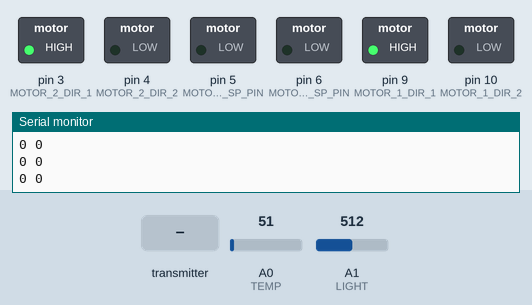
A sketch run on a simulated Arduino Uno, built with avr-gcc and run on an emulated ATmega328P. Parts: switched loads named in the sketch (green lamp = pin HIGH), the last lines printed to the serial monitor. Inputs (shaded band) come from the test bench; at power-on: A0 (TEMP) = 51, A1 (LIGHT) = 512. No radio packets arrive unless stated.

Above: at 1.2 s.
1.3 s: the transmitter starts sending controls.0 = 0
At 1.9 s:
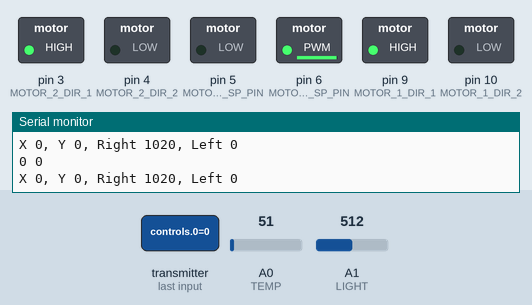
2.8 s: the transmitter starts sending controls.1 = 256
At 4.0 s:
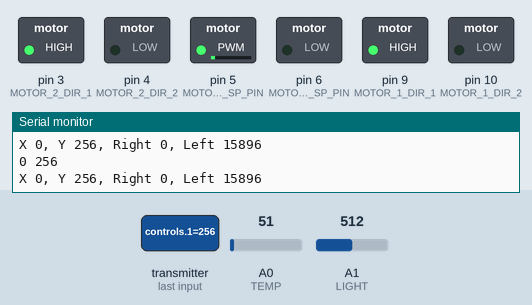
4.3 s: the transmitter starts sending controls.1 = 1023
At 4.8 s:
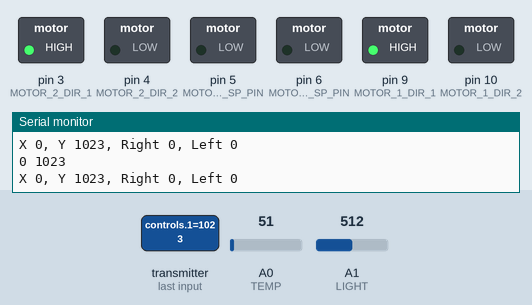
5.8 s: the transmitter starts sending controls.1 = 512
At 7.1 s:
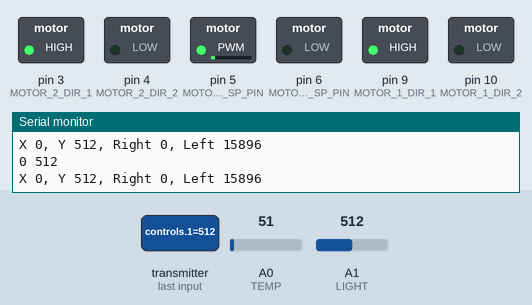
10.3 s: the transmitter starts sending controls.1 = 0
At 10.8 s:
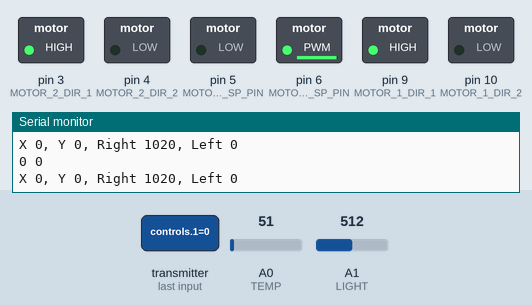
Timing chart, 0 to 13.3 s (numbered marks = the images above; inputs shaded):
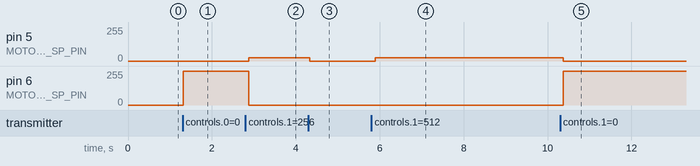

The sketch:

boat_response.ino
```cpp
#include <SPI.h>
#include "nRF24L01.h"
#include "RF24.h"
#include "team_addr.h"

#define DELAY 100
#define ROLE 0 // boat
#define MID_X 510
#define MID_Y 529
#define THRESH 30
#define MAX_SPEED 1020

#define TEMP A0 // analog pins to read sensor data
#define LIGHT A1
#define MOTOR_1_DIR_1 9
#define MOTOR_1_DIR_2 10
#define MOTOR_2_DIR_1 3
#define MOTOR_2_DIR_2 4
#define MOTOR_1_SP_PIN 6 // right propeller speed
#define MOTOR_2_SP_PIN 5 // left propeller speed

int controls[2] = {0, 0}; // {Y, X}, NOTE: hold with wires leading downwards
short data[2] = {0, 0};
unsigned long prev_time = 0;
int* final_controls;

RF24 radio(7, 8); // CE, CSN pins

void setup(void) {
  Serial.begin(9600);
  final_controls = (int*)malloc(sizeof(int)*2);
  initMotor();
  initRadio();
}

void initMotor() {
  pinMode(MOTOR_1_DIR_1, OUTPUT);
  pinMode(MOTOR_1_DIR_2, OUTPUT);
  pinMode(MOTOR_2_DIR_1, OUTPUT);
  pinMode(MOTOR_2_DIR_2, OUTPUT);
  pinMode(MOTOR_1_SP_PIN, OUTPUT);
  pinMode(MOTOR_2_SP_PIN, OUTPUT);

  digitalWrite(MOTOR_1_DIR_1, HIGH);
  digitalWrite(MOTOR_1_DIR_2, LOW);
  digitalWrite(MOTOR_2_DIR_1, HIGH);
  digitalWrite(MOTOR_2_DIR_2, LOW);
  analogWrite(MOTOR_1_SP_PIN, 0); //initially have motors not running
  analogWrite(MOTOR_2_SP_PIN, 0);
}

void initRadio() {
  radio.begin();
  radio.setRetries(15, 15); // delay between retries & # of retries
  radio.setPayloadSize(sizeof(data));
  // Use role as index to check that role is correct
  radio.openWritingPipe(team2_addr[ROLE]);
  radio.openReadingPipe(1,team2_addr[ROLE + 1]); // index error if wrong role
  radio.startListening();
}

void calcMotorSpeed(int* raw_controls) {
  // calculates speed of the left and right motors
  // takes in raw joystick values
  // modifies global int array, final_controls
  int x = raw_controls[0];
  int y = raw_controls[1];
  int speedLEFT, speedRIGHT;
  if (final_controls == NULL) return NULL;  // error allocating memory

  if (y < THRESH) {
    // cranking motors at full power
    if (abs(x - MID_X) < THRESH) {
       speedLEFT = MAX_SPEED;
       speedRIGHT = MAX_SPEED;
    }

    // Turn boat left, so turn right motor to max
    else if (x < MID_X) {
      speedRIGHT = MAX_SPEED;
      speedLEFT = map(x, 0, MID_X, 0, MAX_SPEED);
    }
    else if (x > MID_X) {
      speedLEFT = MAX_SPEED;
      // 1023 corresponds to hard right
      // so lowervalues mean more power to left motor
      speedRIGHT = map(x, MID_X, 1023, MAX_SPEED, 0);
    }
  }

  // user trying to go backwards, just stop boat
  else if (y - MID_Y > THRESH){
    speedLEFT = 0;
    speedRIGHT = 0;
  }

  final_controls[0] = speedLEFT;
  final_controls[1] = speedRIGHT;
}

void loop(void) {
  /*
  Idea is that boat should wait for user response since sensor data is
  not a priority.
  */
  if ( (millis() - prev_time) > DELAY) {
    Serial.print(controls[0]); Serial.print(" "); Serial.println(controls[1]);
    radio.stopListening();
    sendData();
    radio.startListening();
    if ( ! isTimedOut(200) ) readControls();
    prev_time = millis();
  }
}

void sendData() {
  short temp_val = analogRead(TEMP);
  short light_val = analogRead(LIGHT);
  short data[2] = {temp_val, light_val};
  radio.write(&data, sizeof(data));
}

void readControls() {
  while ( radio.available() ) {
    radio.read( &controls, sizeof(controls) );
  }

  calcMotorSpeed(controls);
  Serial.print("X "); Serial.print(controls[0]);
  Serial.print(", Y "); Serial.print(controls[1]);
  Serial.print(", Right "); Serial.print(final_controls[1]);
  Serial.print(", Left "); Serial.println(final_controls[0]);
  analogWrite(MOTOR_1_SP_PIN, final_controls[1]);
  analogWrite(MOTOR_2_SP_PIN, final_controls[0]);
}

bool isTimedOut(int waitThresh) {
  // Waits for a response for waitThresh ms
  // returns whether the radios finally connected
  bool timedout = false;
  unsigned long start_waiting = millis();
  while (! radio.available()) {
    if (millis() - start_waiting > waitThresh ) {
      timedout = true;
      break;
    }
  }
  return timedout;
}
```

team_addr.h
```cpp
#include <stdlib.h>

#ifndef _TEAM_ADDR_
#define _TEAM_ADDR_
const byte team1_addr[2][6] = {"00001","00002"};
const byte team2_addr[2][6] = {"00003","00004"};
const byte team3_addr[2][6] = {"00005","00006"};
#endif
```

Measured:
- after the input at 1.3 s, pin 6 (MOTOR_1_SP_PIN): 0/255 → 252/255 at once
- after the input at 2.8 s, pin 5 (MOTOR_2_SP_PIN): 0/255 → 24/255 after 0.08 s; pin 6 (MOTOR_1_SP_PIN): 252/255 → 0/255 after 0.08 s
- after the input at 4.3 s, pin 5 (MOTOR_2_SP_PIN): 24/255 → 0/255 at once
- after the input at 5.8 s, pin 5 (MOTOR_2_SP_PIN): 0/255 → 24/255 after 0.10 s
- after the input at 10.3 s, pin 5 (MOTOR_2_SP_PIN): 24/255 → 0/255 after 0.07 s; pin 6 (MOTOR_1_SP_PIN): 0/255 → 252/255 after 0.07 s
